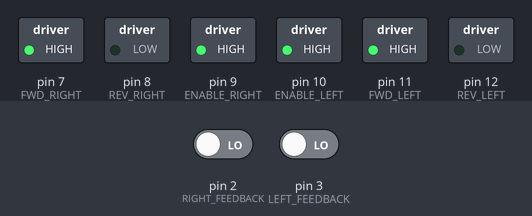
This sketch was run on a simulated Arduino Uno, built with avr-gcc and run on an emulated ATmega328P. Parts: switched loads named in the sketch (green lamp = pin HIGH). Inputs (shaded band) come from the test bench; at power-on: pin 2 (RIGHT_FEEDBACK) LOW, pin 3 (LEFT_FEEDBACK) LOW.

Above: at 0.1 s.
Timing chart, 0 to 1.6 s (numbered marks = the images above):
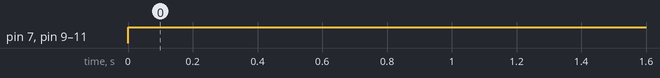

The sketch:

story4.ino
```cpp
int const FWD_RIGHT = 7;//forwards int const GREEN = 11; //stopped
int const REV_RIGHT = 8;
int const ENABLE_RIGHT = 9;//backwards
// add all the other connections
int const ENABLE_LEFT = 10;
int const FWD_LEFT = 11;
int const REV_LEFT = 12;

const int LEFT_FEEDBACK = 3; // Pin numbers on Rover
const int RIGHT_FEEDBACK = 2;

volatile int leftcounter = 0; // initiate counter to zero for start
volatile int rightcounter = 0; // counter could always be reset

void setup()
{
  pinMode(FWD_RIGHT, OUTPUT);
  pinMode(REV_RIGHT, OUTPUT);
  pinMode(ENABLE_RIGHT, OUTPUT);
  pinMode(ENABLE_LEFT,OUTPUT);
  pinMode(FWD_LEFT,OUTPUT);
  pinMode(REV_LEFT,OUTPUT);
  // add other three connections pinModes
  Serial.begin(115200);
  attachInterrupt(digitalPinToInterrupt(LEFT_FEEDBACK),LeftMotorISR,RISING);
  attachInterrupt(digitalPinToInterrupt(RIGHT_FEEDBACK),RightMotorISR,RISING);
}


void loop()
{
  // Story 4
  // Use the if condition to check if one counter reaches 870
  // if it has, stop the rover
  forwards_rover(0);
  // Make the rover go forwards

  // Is one counter > 870?
  if(leftcounter >= 870){
    // Stop rover
    stop_rover(999999);
    // Keep it stopped

  }


}


void forwards_rover(int delaytime){
  digitalWrite(FWD_RIGHT, HIGH);
  digitalWrite(FWD_LEFT, HIGH);
  digitalWrite(ENABLE_RIGHT, HIGH);
  digitalWrite(ENABLE_LEFT, HIGH);
  digitalWrite(REV_RIGHT, LOW);
  digitalWrite(REV_LEFT, LOW);
  delay(delaytime);
}

void stop_rover(int delaytime){
  digitalWrite(FWD_RIGHT, LOW);
  digitalWrite(FWD_LEFT, LOW);
  digitalWrite(ENABLE_RIGHT, HIGH);
  digitalWrite(ENABLE_LEFT, HIGH);
  digitalWrite(REV_RIGHT, LOW);
  digitalWrite(REV_LEFT, LOW);
}

void reverse_rover(int delaytime){
  digitalWrite(FWD_RIGHT, LOW);
  digitalWrite(FWD_LEFT, LOW);
  digitalWrite(ENABLE_RIGHT, HIGH);
  digitalWrite(ENABLE_LEFT, HIGH);
  digitalWrite(REV_RIGHT, HIGH);
  digitalWrite(REV_LEFT, HIGH);
}

void LeftMotorISR(){
  //add pme tp the counter on each motor revolution
  leftcounter++;
}

void RightMotorISR()
{
  // adds one to the counter on each motor revoloution
  rightcounter++;
}
```

Measured:
- by itself, pin 7 (FWD_RIGHT), pin 9 (ENABLE_RIGHT), pin 10 (ENABLE_LEFT), pin 11 (FWD_LEFT): LOW → HIGH at 0.00 s
